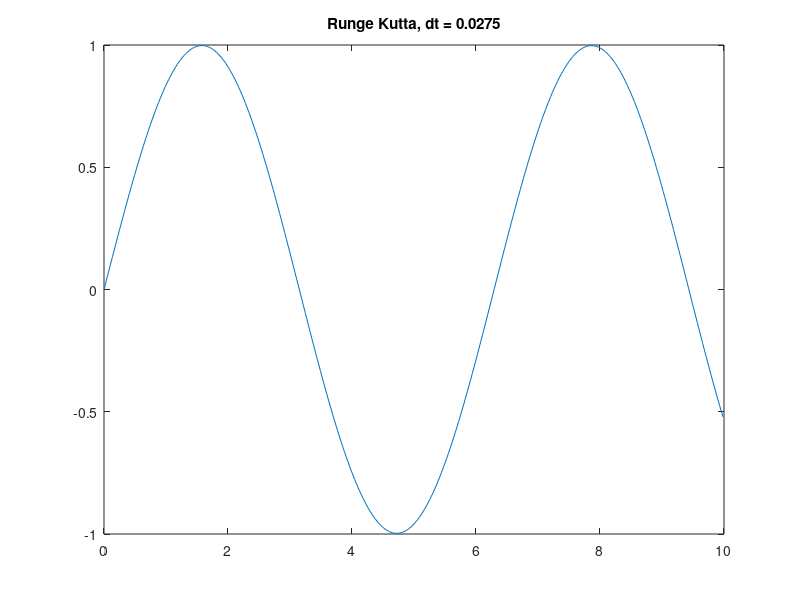
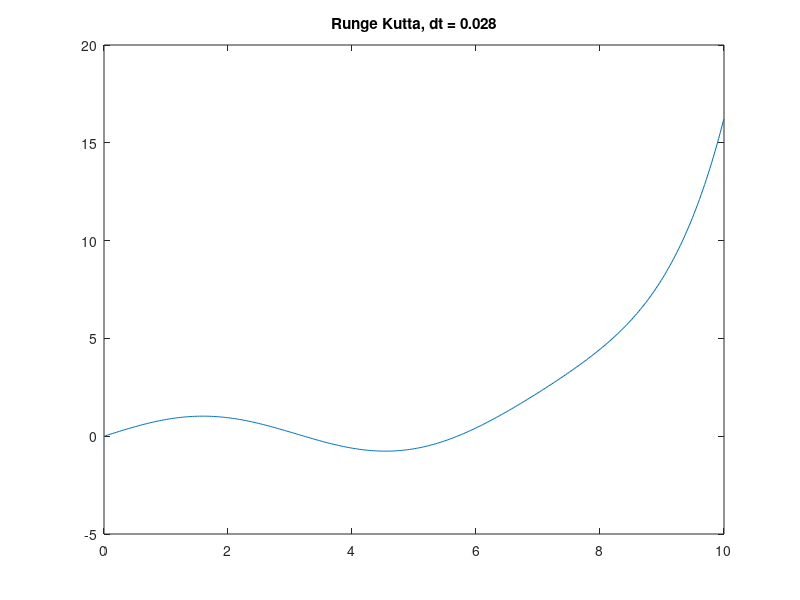

Here is the MATLAB script that generated these plots, in order:
% Assignment 7 problem 6.2.4 - Kenneth Meyer

% u' = -100u + 100sint
f = @(u,t) -100*u + 100*sin(t);

k1 = @(u,t) f(u,t)/2;
k2 = @(u,t,dt) f(u+dt*k1(u,t),t + dt/2)/2;
k3 = @(u,t,dt) f(u+dt*k2(u,t,dt),t + dt/2)/2;
k4 = @(u,t,dt) f(u+2*dt*k3(u,t,dt),t + dt)/2;

g = @(u,t,dt) (1/3)*(k1(u,t) + 2*k2(u,t,dt) + 2*k3(u,t,dt) + k4(u,t,dt));

%testing dt = .0275 and .028 at t = 3 as done in the textbook

dt = [.0275,.028];
for i = 1:2
    t = 0:dt(i):10;
    u = zeros(1,length(t));
    u(1) = 0; %(u(0) = 0)
    
    for j = 1:(length(t)-1)
        u(j+1) = u(j) + g(u(j),t(j),dt(i))*dt(i);
    end
    
    figure(i)
    plot(t,u)
    title(["Runge Kutta, dt = ",num2str(dt(i))]);
    hold off
end



